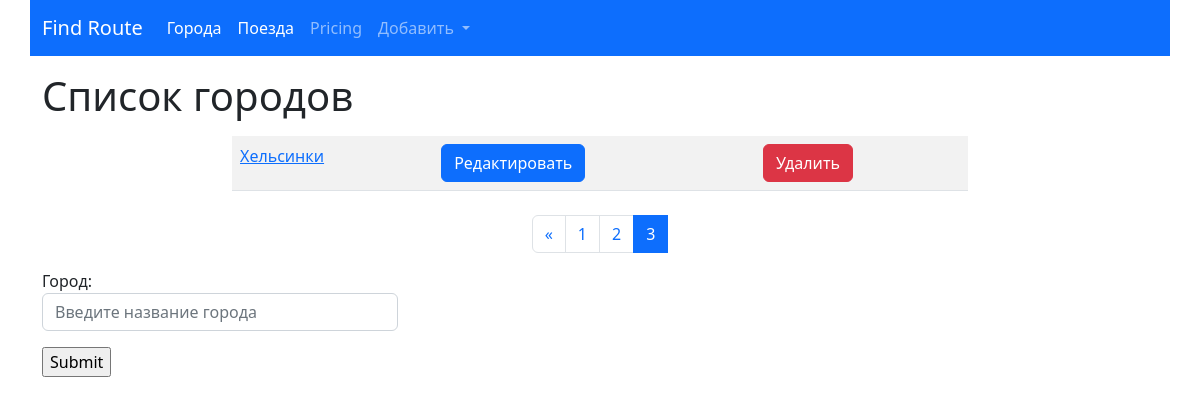
The page /cities/?page=3 on the database as committed earlier.
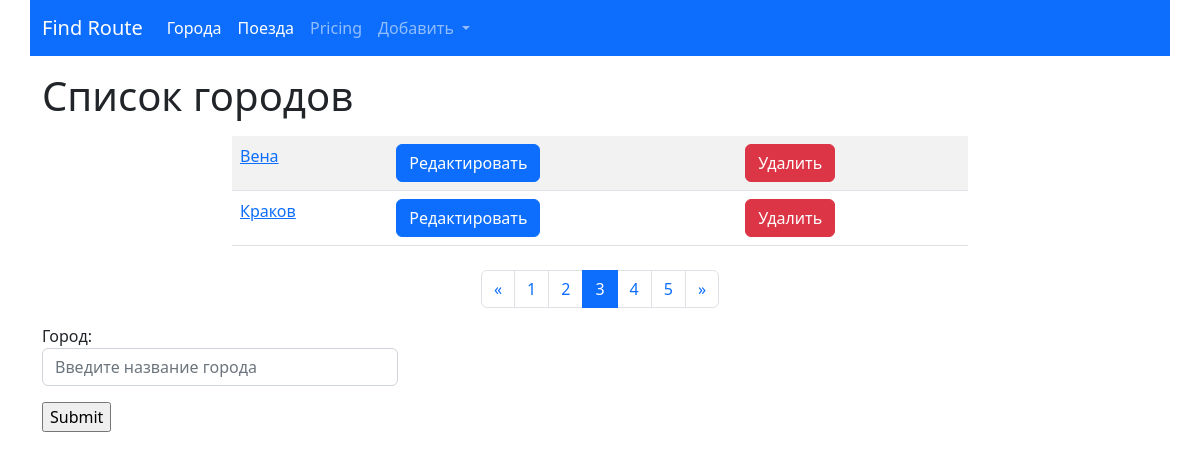
The same page on the database as committed later.
### cities/models.py (models this page shows, shortened)
class City(models.Model):
    name = models.CharField(max_length=100, unique=True, verbose_name="Название")
    class Meta:
        verbose_name = "Город"
        verbose_name_plural = "Города"
        ordering = ['name']

### cities/views.py (the view)
# urls.py: path('', CityListView.as_view(), name="home"),
class CityListView(ListView):
    paginate_by = 2
    model = City
    template_name = "cities/home.html"
    def get_context_data(self, **kwargs):
        context = super().get_context_data(**kwargs)
        form = CityForm()
        context['form'] = form
        return context

### cities/forms.py
class CityForm(forms.ModelForm):
    name = forms.CharField(label='Город', widget=forms.TextInput(attrs={'class': 'form-control',
                                                         'placeholder': 'Введите название города'}))
    class Meta:
        model = City
        fields = ('name',)

### cities/templates/cities/home.html (shortened to what this page needs)
{% extends 'base.html' %}
{% block content%}
<h1>Список городов</h1>
<div class="row ">
    <div class="col-md-8 mx-auto my-2">
        <table class="table table-striped">
        {% for object in page_obj %}
            <tr>
                <td><a href="{% url 'cities:detail' pk=object.pk %}">{{object.name}}</a></td>
                <td><a href="{% url 'cities:update' pk=object.pk %}">
                    <button type="submit" class="btn btn-primary">Редактировать</button>
                </a></td>
                <td><a href="{% url 'cities:delete' pk=object.pk %}">
                    <button type="submit" class="btn btn-danger">Удалить</button>
                </a></td>
            </tr>
        {% endfor %}
        </table>
    </div>
</div>
<nav aria-label="Page navigation example">
  <ul class="pagination justify-content-center">
    <li class="page-item">
        {% if page_obj.has_previous %}
            <a class="page-link" href="?page={{ page_obj.previous_page_number }}"> &laquo;</a>
        {% endif %}
    </li>
      {% for page in page_obj.paginator.page_range %}
      <li class="page-item {% if page == page_obj.number %} active {% endif %}">
          <a class="page-link" href="?page={{ page }}">{{ page }}</a>
      </li>
      {% endfor %}
      <li class="page-item">
        {% if page_obj.has_next %}
        <a class="page-link" href="?page={{ page_obj.paginator.num_pages }}"> &raquo;</a>
        {% endif %}
    </li>
  </ul>
</nav>
<div class="row">
    <div class="col-md-4">
        <form action="{% url 'cities:create' %}" method="post"> {% csrf_token %}
            {{ form.as_p }}
          <input type="submit" value="Submit">
        </form>
    </div>
</div>
{% endblock %}

Rows that differ between the two databases and show on the page:
no longer on this page (row unchanged): City: name "Хельсинки"
added City: name "Вена"
added City: name "Краков"
Other text that changed with them:
new list line: "4"
new list line: "5"
